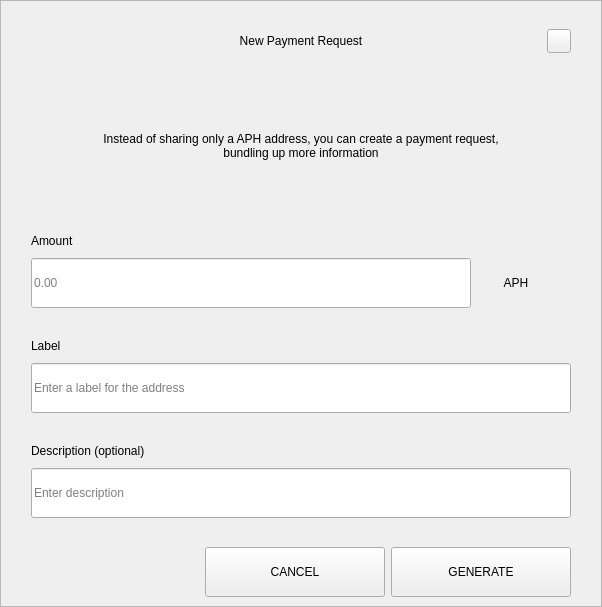
<?xml version="1.0" encoding="UTF-8"?>
<ui version="4.0">
 <class>RequestDialog</class>
 <widget class="QDialog" name="RequestDialog">
  <property name="geometry">
   <rect>
    <x>0</x>
    <y>0</y>
    <width>602</width>
    <height>607</height>
   </rect>
  </property>
  <property name="windowTitle">
   <string>Dialog</string>
  </property>
  <layout class="QVBoxLayout" name="verticalLayout_5">
   <property name="spacing">
    <number>0</number>
   </property>
   <property name="leftMargin">
    <number>0</number>
   </property>
   <property name="topMargin">
    <number>0</number>
   </property>
   <property name="rightMargin">
    <number>0</number>
   </property>
   <property name="bottomMargin">
    <number>0</number>
   </property>
   <item>
    <widget class="QFrame" name="frame">
     <property name="styleSheet">
      <string notr="true"/>
     </property>
     <property name="frameShape">
      <enum>QFrame::StyledPanel</enum>
     </property>
     <property name="frameShadow">
      <enum>QFrame::Raised</enum>
     </property>
     <layout class="QVBoxLayout" name="verticalLayout_4" stretch="1,0,0">
      <property name="spacing">
       <number>0</number>
      </property>
      <property name="leftMargin">
       <number>30</number>
      </property>
      <property name="topMargin">
       <number>20</number>
      </property>
      <property name="rightMargin">
       <number>30</number>
      </property>
      <property name="bottomMargin">
       <number>0</number>
      </property>
      <item>
       <layout class="QHBoxLayout" name="horizontalLayout_3">
        <property name="spacing">
         <number>0</number>
        </property>
        <item>
         <spacer name="horizontalSpacer_21">
          <property name="orientation">
           <enum>Qt::Horizontal</enum>
          </property>
          <property name="sizeHint" stdset="0">
           <size>
            <width>40</width>
            <height>20</height>
           </size>
          </property>
         </spacer>
        </item>
        <item>
         <widget class="QLabel" name="labelTitle">
          <property name="minimumSize">
           <size>
            <width>0</width>
            <height>40</height>
           </size>
          </property>
          <property name="maximumSize">
           <size>
            <width>16777215</width>
            <height>40</height>
           </size>
          </property>
          <property name="styleSheet">
           <string notr="true">padding-left:24px;</string>
          </property>
          <property name="text">
           <string>New Payment Request</string>
          </property>
          <property name="alignment">
           <set>Qt::AlignCenter</set>
          </property>
          <property name="margin">
           <number>7</number>
          </property>
         </widget>
        </item>
        <item>
         <spacer name="horizontalSpacer">
          <property name="orientation">
           <enum>Qt::Horizontal</enum>
          </property>
          <property name="sizeHint" stdset="0">
           <size>
            <width>40</width>
            <height>20</height>
           </size>
          </property>
         </spacer>
        </item>
        <item>
         <widget class="QPushButton" name="btnEsc">
          <property name="minimumSize">
           <size>
            <width>24</width>
            <height>24</height>
           </size>
          </property>
          <property name="maximumSize">
           <size>
            <width>24</width>
            <height>24</height>
           </size>
          </property>
          <property name="focusPolicy">
           <enum>Qt::NoFocus</enum>
          </property>
          <property name="text">
           <string/>
          </property>
         </widget>
        </item>
       </layout>
      </item>
      <item>
       <widget class="QStackedWidget" name="stack">
        <property name="minimumSize">
         <size>
          <width>540</width>
          <height>0</height>
         </size>
        </property>
        <property name="maximumSize">
         <size>
          <width>540</width>
          <height>16777215</height>
         </size>
        </property>
        <property name="currentIndex">
         <number>0</number>
        </property>
        <widget class="QWidget" name="page_1">
         <property name="minimumSize">
          <size>
           <width>540</width>
           <height>0</height>
          </size>
         </property>
         <property name="maximumSize">
          <size>
           <width>540</width>
           <height>16777215</height>
          </size>
         </property>
         <layout class="QVBoxLayout" name="layout1">
          <property name="spacing">
           <number>0</number>
          </property>
          <property name="leftMargin">
           <number>0</number>
          </property>
          <property name="topMargin">
           <number>0</number>
          </property>
          <property name="rightMargin">
           <number>0</number>
          </property>
          <property name="bottomMargin">
           <number>0</number>
          </property>
          <item>
           <spacer name="verticalSpacer_21">
            <property name="orientation">
             <enum>Qt::Vertical</enum>
            </property>
            <property name="sizeType">
             <enum>QSizePolicy::Fixed</enum>
            </property>
            <property name="sizeHint" stdset="0">
             <size>
              <width>20</width>
              <height>30</height>
             </size>
            </property>
           </spacer>
          </item>
          <item alignment="Qt::AlignHCenter">
           <widget class="QLabel" name="labelMessage">
            <property name="minimumSize">
             <size>
              <width>400</width>
              <height>50</height>
             </size>
            </property>
            <property name="text">
             <string>Instead of sharing only a APH address, you can create a payment request, bundling up more information</string>
            </property>
            <property name="alignment">
             <set>Qt::AlignCenter</set>
            </property>
            <property name="wordWrap">
             <bool>true</bool>
            </property>
           </widget>
          </item>
          <item alignment="Qt::AlignBottom">
           <widget class="QWidget" name="containerAmount" native="true">
            <layout class="QVBoxLayout" name="verticalLayout">
             <property name="spacing">
              <number>9</number>
             </property>
             <property name="leftMargin">
              <number>0</number>
             </property>
             <property name="topMargin">
              <number>0</number>
             </property>
             <property name="rightMargin">
              <number>0</number>
             </property>
             <property name="bottomMargin">
              <number>0</number>
             </property>
             <item>
              <widget class="QLabel" name="labelSubtitleAmount">
               <property name="minimumSize">
                <size>
                 <width>350</width>
                 <height>16</height>
                </size>
               </property>
               <property name="maximumSize">
                <size>
                 <width>16777215</width>
                 <height>16</height>
                </size>
               </property>
               <property name="text">
                <string>Amount</string>
               </property>
              </widget>
             </item>
             <item alignment="Qt::AlignTop">
              <widget class="QWidget" name="layoutAmount" native="true">
               <layout class="QHBoxLayout" name="horizontalLayout" stretch="2,0">
                <property name="spacing">
                 <number>0</number>
                </property>
                <property name="leftMargin">
                 <number>0</number>
                </property>
                <property name="topMargin">
                 <number>0</number>
                </property>
                <property name="rightMargin">
                 <number>0</number>
                </property>
                <property name="bottomMargin">
                 <number>0</number>
                </property>
                <item>
                 <widget class="QLineEdit" name="lineEditAmount">
                  <property name="minimumSize">
                   <size>
                    <width>0</width>
                    <height>50</height>
                   </size>
                  </property>
                  <property name="maximumSize">
                   <size>
                    <width>16777215</width>
                    <height>50</height>
                   </size>
                  </property>
                  <property name="placeholderText">
                   <string notr="true">0.00</string>
                  </property>
                 </widget>
                </item>
                <item>
                 <widget class="QWidget" name="comboContainer" native="true">
                  <property name="minimumSize">
                   <size>
                    <width>100</width>
                    <height>50</height>
                   </size>
                  </property>
                  <property name="maximumSize">
                   <size>
                    <width>16777215</width>
                    <height>50</height>
                   </size>
                  </property>
                  <layout class="QHBoxLayout" name="horizontalLayout_31">
                   <property name="spacing">
                    <number>0</number>
                   </property>
                   <property name="leftMargin">
                    <number>0</number>
                   </property>
                   <property name="topMargin">
                    <number>0</number>
                   </property>
                   <property name="rightMargin">
                    <number>10</number>
                   </property>
                   <property name="bottomMargin">
                    <number>0</number>
                   </property>
                   <item>
                    <widget class="QLabel" name="comboBoxCoin">
                     <property name="text">
                      <string>APH</string>
                     </property>
                     <property name="alignment">
                      <set>Qt::AlignCenter</set>
                     </property>
                    </widget>
                   </item>
                  </layout>
                 </widget>
                </item>
               </layout>
              </widget>
             </item>
            </layout>
           </widget>
          </item>
          <item>
           <spacer name="verticalSpacer_31">
            <property name="orientation">
             <enum>Qt::Vertical</enum>
            </property>
            <property name="sizeType">
             <enum>QSizePolicy::Fixed</enum>
            </property>
            <property name="sizeHint" stdset="0">
             <size>
              <width>20</width>
              <height>30</height>
             </size>
            </property>
           </spacer>
          </item>
          <item>
           <layout class="QVBoxLayout" name="verticalLayoutLabel">
            <property name="spacing">
             <number>9</number>
            </property>
            <item>
             <widget class="QLabel" name="labelSubtitleLabel">
              <property name="minimumSize">
               <size>
                <width>0</width>
                <height>16</height>
               </size>
              </property>
              <property name="maximumSize">
               <size>
                <width>16777215</width>
                <height>16</height>
               </size>
              </property>
              <property name="text">
               <string>Label</string>
              </property>
             </widget>
            </item>
            <item>
             <widget class="QLineEdit" name="lineEditLabel">
              <property name="minimumSize">
               <size>
                <width>0</width>
                <height>50</height>
               </size>
              </property>
              <property name="maximumSize">
               <size>
                <width>16777215</width>
                <height>50</height>
               </size>
              </property>
              <property name="placeholderText">
               <string>Enter a label for the address</string>
              </property>
             </widget>
            </item>
           </layout>
          </item>
          <item>
           <spacer name="verticalSpacer_34">
            <property name="orientation">
             <enum>Qt::Vertical</enum>
            </property>
            <property name="sizeType">
             <enum>QSizePolicy::Fixed</enum>
            </property>
            <property name="sizeHint" stdset="0">
             <size>
              <width>20</width>
              <height>30</height>
             </size>
            </property>
           </spacer>
          </item>
          <item>
           <layout class="QVBoxLayout" name="verticalLayoutDescription">
            <property name="spacing">
             <number>9</number>
            </property>
            <item>
             <widget class="QLabel" name="labelSubtitleDescription">
              <property name="minimumSize">
               <size>
                <width>0</width>
                <height>16</height>
               </size>
              </property>
              <property name="maximumSize">
               <size>
                <width>16777215</width>
                <height>16</height>
               </size>
              </property>
              <property name="text">
               <string>Description (optional)</string>
              </property>
             </widget>
            </item>
            <item>
             <widget class="QLineEdit" name="lineEditDescription">
              <property name="minimumSize">
               <size>
                <width>0</width>
                <height>50</height>
               </size>
              </property>
              <property name="maximumSize">
               <size>
                <width>16777215</width>
                <height>50</height>
               </size>
              </property>
              <property name="placeholderText">
               <string>Enter description</string>
              </property>
             </widget>
            </item>
            <item>
             <spacer name="verticalSpacer_4">
              <property name="orientation">
               <enum>Qt::Vertical</enum>
              </property>
              <property name="sizeType">
               <enum>QSizePolicy::Fixed</enum>
              </property>
              <property name="sizeHint" stdset="0">
               <size>
                <width>20</width>
                <height>20</height>
               </size>
              </property>
             </spacer>
            </item>
           </layout>
          </item>
         </layout>
        </widget>
        <widget class="QWidget" name="page_2">
         <layout class="QVBoxLayout" name="layout2">
          <item>
           <spacer name="verticalSpacer_5">
            <property name="orientation">
             <enum>Qt::Vertical</enum>
            </property>
            <property name="sizeType">
             <enum>QSizePolicy::Fixed</enum>
            </property>
            <property name="sizeHint" stdset="0">
             <size>
              <width>20</width>
              <height>50</height>
             </size>
            </property>
           </spacer>
          </item>
          <item alignment="Qt::AlignHCenter">
           <widget class="QLabel" name="labelQrImg">
            <property name="minimumSize">
             <size>
              <width>260</width>
              <height>260</height>
             </size>
            </property>
            <property name="maximumSize">
             <size>
              <width>260</width>
              <height>260</height>
             </size>
            </property>
            <property name="text">
             <string/>
            </property>
            <property name="alignment">
             <set>Qt::AlignCenter</set>
            </property>
           </widget>
          </item>
          <item>
           <spacer name="verticalSpacer_2">
            <property name="orientation">
             <enum>Qt::Vertical</enum>
            </property>
            <property name="sizeType">
             <enum>QSizePolicy::Fixed</enum>
            </property>
            <property name="sizeHint" stdset="0">
             <size>
              <width>20</width>
              <height>30</height>
             </size>
            </property>
           </spacer>
          </item>
          <item alignment="Qt::AlignHCenter">
           <widget class="QLabel" name="labelAddress">
            <property name="text">
             <string>D7VFR83SQbiezrW72hjcWJtcfip5krte2Z </string>
            </property>
           </widget>
          </item>
          <item>
           <spacer name="verticalSpacer_32">
            <property name="orientation">
             <enum>Qt::Vertical</enum>
            </property>
            <property name="sizeType">
             <enum>QSizePolicy::Expanding</enum>
            </property>
            <property name="sizeHint" stdset="0">
             <size>
              <width>20</width>
              <height>20</height>
             </size>
            </property>
           </spacer>
          </item>
          <item>
           <layout class="QHBoxLayout" name="horizontal">
            <property name="leftMargin">
             <number>20</number>
            </property>
            <property name="rightMargin">
             <number>20</number>
            </property>
            <property name="bottomMargin">
             <number>20</number>
            </property>
            <item>
             <spacer name="horizontalSpacer_4">
              <property name="orientation">
               <enum>Qt::Horizontal</enum>
              </property>
              <property name="sizeHint" stdset="0">
               <size>
                <width>40</width>
                <height>20</height>
               </size>
              </property>
             </spacer>
            </item>
            <item>
             <widget class="QPushButton" name="btnCopyAddress">
              <property name="minimumSize">
               <size>
                <width>180</width>
                <height>50</height>
               </size>
              </property>
              <property name="text">
               <string>COPY ADDRESS</string>
              </property>
             </widget>
            </item>
            <item>
             <widget class="QPushButton" name="btnCopyUrl">
              <property name="minimumSize">
               <size>
                <width>180</width>
                <height>50</height>
               </size>
              </property>
              <property name="text">
               <string>COPY URL</string>
              </property>
             </widget>
            </item>
            <item>
             <spacer name="horizontalSpacer_2">
              <property name="orientation">
               <enum>Qt::Horizontal</enum>
              </property>
              <property name="sizeHint" stdset="0">
               <size>
                <width>40</width>
                <height>20</height>
               </size>
              </property>
             </spacer>
            </item>
           </layout>
          </item>
         </layout>
        </widget>
       </widget>
      </item>
      <item>
       <widget class="QWidget" name="buttonsStack" native="true">
        <layout class="QHBoxLayout" name="horizontalLayout_5">
         <property name="leftMargin">
          <number>20</number>
         </property>
         <property name="rightMargin">
          <number>0</number>
         </property>
         <item>
          <spacer name="horizontalSpacer_41">
           <property name="orientation">
            <enum>Qt::Horizontal</enum>
           </property>
           <property name="sizeHint" stdset="0">
            <size>
             <width>40</width>
             <height>20</height>
            </size>
           </property>
          </spacer>
         </item>
         <item>
          <widget class="QPushButton" name="btnCancel">
           <property name="minimumSize">
            <size>
             <width>180</width>
             <height>50</height>
            </size>
           </property>
           <property name="focusPolicy">
            <enum>Qt::NoFocus</enum>
           </property>
           <property name="text">
            <string>CANCEL</string>
           </property>
          </widget>
         </item>
         <item>
          <widget class="QPushButton" name="btnSave">
           <property name="minimumSize">
            <size>
             <width>180</width>
             <height>50</height>
            </size>
           </property>
           <property name="focusPolicy">
            <enum>Qt::NoFocus</enum>
           </property>
           <property name="text">
            <string>GENERATE</string>
           </property>
          </widget>
         </item>
        </layout>
       </widget>
      </item>
     </layout>
    </widget>
   </item>
  </layout>
 </widget>
 <resources/>
 <connections/>
</ui>
